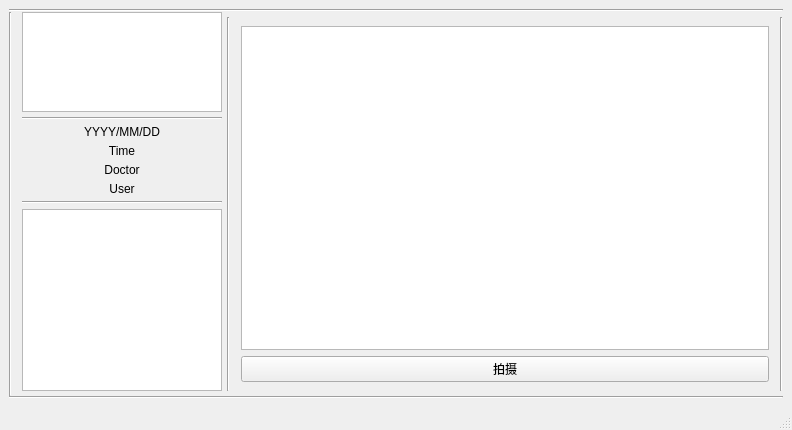
<?xml version="1.0" encoding="UTF-8"?>
<ui version="4.0">
 <class>MainWindow</class>
 <widget class="QMainWindow" name="MainWindow">
  <property name="geometry">
   <rect>
    <x>0</x>
    <y>0</y>
    <width>792</width>
    <height>430</height>
   </rect>
  </property>
  <property name="windowTitle">
   <string>MainWindow</string>
  </property>
  <property name="styleSheet">
   <string notr="true"/>
  </property>
  <widget class="QWidget" name="centralwidget">
   <property name="styleSheet">
    <string notr="true"/>
   </property>
   <layout class="QGridLayout" name="gridLayout">
    <property name="topMargin">
     <number>9</number>
    </property>
    <property name="verticalSpacing">
     <number>0</number>
    </property>
    <item row="1" column="0">
     <widget class="QSplitter" name="splitter">
      <property name="enabled">
       <bool>true</bool>
      </property>
      <property name="orientation">
       <enum>Qt::Horizontal</enum>
      </property>
      <property name="opaqueResize">
       <bool>false</bool>
      </property>
      <property name="handleWidth">
       <number>0</number>
      </property>
      <property name="childrenCollapsible">
       <bool>false</bool>
      </property>
      <widget class="QWidget" name="layoutWidget">
       <layout class="QHBoxLayout" name="horizontalLayout_5">
        <property name="spacing">
         <number>5</number>
        </property>
        <property name="sizeConstraint">
         <enum>QLayout::SetMinAndMaxSize</enum>
        </property>
        <property name="rightMargin">
         <number>0</number>
        </property>
        <item>
         <widget class="Line" name="line_9">
          <property name="orientation">
           <enum>Qt::Vertical</enum>
          </property>
         </widget>
        </item>
        <item>
         <layout class="QVBoxLayout" name="verticalLayout">
          <property name="sizeConstraint">
           <enum>QLayout::SetMinAndMaxSize</enum>
          </property>
          <property name="leftMargin">
           <number>5</number>
          </property>
          <property name="rightMargin">
           <number>5</number>
          </property>
          <property name="bottomMargin">
           <number>5</number>
          </property>
          <item>
           <widget class="QGraphicsView" name="graphicsView_logo">
            <property name="sizePolicy">
             <sizepolicy hsizetype="Expanding" vsizetype="Minimum">
              <horstretch>0</horstretch>
              <verstretch>0</verstretch>
             </sizepolicy>
            </property>
            <property name="minimumSize">
             <size>
              <width>100</width>
              <height>100</height>
             </size>
            </property>
            <property name="maximumSize">
             <size>
              <width>200</width>
              <height>100</height>
             </size>
            </property>
           </widget>
          </item>
          <item>
           <widget class="Line" name="line_12">
            <property name="minimumSize">
             <size>
              <width>100</width>
              <height>0</height>
             </size>
            </property>
            <property name="maximumSize">
             <size>
              <width>200</width>
              <height>16777215</height>
             </size>
            </property>
            <property name="orientation">
             <enum>Qt::Horizontal</enum>
            </property>
           </widget>
          </item>
          <item>
           <widget class="QLabel" name="label_date">
            <property name="sizePolicy">
             <sizepolicy hsizetype="Expanding" vsizetype="Fixed">
              <horstretch>0</horstretch>
              <verstretch>0</verstretch>
             </sizepolicy>
            </property>
            <property name="minimumSize">
             <size>
              <width>100</width>
              <height>0</height>
             </size>
            </property>
            <property name="maximumSize">
             <size>
              <width>200</width>
              <height>50</height>
             </size>
            </property>
            <property name="text">
             <string>YYYY/MM/DD</string>
            </property>
            <property name="alignment">
             <set>Qt::AlignCenter</set>
            </property>
           </widget>
          </item>
          <item>
           <widget class="QLabel" name="label_time">
            <property name="sizePolicy">
             <sizepolicy hsizetype="Expanding" vsizetype="Fixed">
              <horstretch>0</horstretch>
              <verstretch>0</verstretch>
             </sizepolicy>
            </property>
            <property name="minimumSize">
             <size>
              <width>100</width>
              <height>0</height>
             </size>
            </property>
            <property name="maximumSize">
             <size>
              <width>200</width>
              <height>50</height>
             </size>
            </property>
            <property name="text">
             <string>Time</string>
            </property>
            <property name="alignment">
             <set>Qt::AlignCenter</set>
            </property>
           </widget>
          </item>
          <item>
           <widget class="QLabel" name="label_doctor">
            <property name="sizePolicy">
             <sizepolicy hsizetype="Expanding" vsizetype="Preferred">
              <horstretch>0</horstretch>
              <verstretch>0</verstretch>
             </sizepolicy>
            </property>
            <property name="minimumSize">
             <size>
              <width>100</width>
              <height>0</height>
             </size>
            </property>
            <property name="maximumSize">
             <size>
              <width>200</width>
              <height>16777215</height>
             </size>
            </property>
            <property name="text">
             <string>Doctor</string>
            </property>
            <property name="alignment">
             <set>Qt::AlignCenter</set>
            </property>
           </widget>
          </item>
          <item>
           <widget class="QLabel" name="label_user">
            <property name="sizePolicy">
             <sizepolicy hsizetype="Expanding" vsizetype="Preferred">
              <horstretch>0</horstretch>
              <verstretch>0</verstretch>
             </sizepolicy>
            </property>
            <property name="minimumSize">
             <size>
              <width>100</width>
              <height>0</height>
             </size>
            </property>
            <property name="maximumSize">
             <size>
              <width>200</width>
              <height>16777215</height>
             </size>
            </property>
            <property name="text">
             <string>User</string>
            </property>
            <property name="alignment">
             <set>Qt::AlignCenter</set>
            </property>
           </widget>
          </item>
          <item>
           <widget class="Line" name="line">
            <property name="sizePolicy">
             <sizepolicy hsizetype="Expanding" vsizetype="Fixed">
              <horstretch>0</horstretch>
              <verstretch>0</verstretch>
             </sizepolicy>
            </property>
            <property name="minimumSize">
             <size>
              <width>100</width>
              <height>0</height>
             </size>
            </property>
            <property name="maximumSize">
             <size>
              <width>200</width>
              <height>16777215</height>
             </size>
            </property>
            <property name="orientation">
             <enum>Qt::Horizontal</enum>
            </property>
           </widget>
          </item>
          <item>
           <widget class="QTreeWidget" name="treeWidget">
            <property name="sizePolicy">
             <sizepolicy hsizetype="Expanding" vsizetype="Expanding">
              <horstretch>0</horstretch>
              <verstretch>0</verstretch>
             </sizepolicy>
            </property>
            <property name="minimumSize">
             <size>
              <width>100</width>
              <height>0</height>
             </size>
            </property>
            <property name="maximumSize">
             <size>
              <width>200</width>
              <height>16777215</height>
             </size>
            </property>
            <attribute name="headerVisible">
             <bool>false</bool>
            </attribute>
            <column>
             <property name="text">
              <string notr="true">1</string>
             </property>
            </column>
           </widget>
          </item>
         </layout>
        </item>
       </layout>
      </widget>
      <widget class="QWidget" name="layoutWidget">
       <layout class="QHBoxLayout" name="horizontalLayout_2">
        <property name="spacing">
         <number>2</number>
        </property>
        <property name="sizeConstraint">
         <enum>QLayout::SetDefaultConstraint</enum>
        </property>
        <property name="topMargin">
         <number>5</number>
        </property>
        <property name="bottomMargin">
         <number>5</number>
        </property>
        <item>
         <widget class="Line" name="line_3">
          <property name="orientation">
           <enum>Qt::Vertical</enum>
          </property>
         </widget>
        </item>
        <item>
         <widget class="QStackedWidget" name="stackedWidget">
          <property name="currentIndex">
           <number>1</number>
          </property>
          <widget class="QWidget" name="page">
           <layout class="QGridLayout" name="gridLayout_2">
            <item row="0" column="0">
             <widget class="customedGraphicsView" name="graphicsView_image"/>
            </item>
           </layout>
          </widget>
          <widget class="QWidget" name="page_2">
           <layout class="QGridLayout" name="gridLayout_3">
            <item row="0" column="0">
             <widget class="customedGraphicsView" name="graphicsView_camera"/>
            </item>
            <item row="1" column="0">
             <widget class="QPushButton" name="pushButton_stop">
              <property name="text">
               <string>拍摄</string>
              </property>
             </widget>
            </item>
           </layout>
          </widget>
         </widget>
        </item>
        <item>
         <widget class="Line" name="line_4">
          <property name="orientation">
           <enum>Qt::Vertical</enum>
          </property>
         </widget>
        </item>
       </layout>
      </widget>
     </widget>
    </item>
    <item row="0" column="0">
     <widget class="Line" name="line_6">
      <property name="orientation">
       <enum>Qt::Horizontal</enum>
      </property>
     </widget>
    </item>
    <item row="2" column="0">
     <widget class="Line" name="line_8">
      <property name="orientation">
       <enum>Qt::Horizontal</enum>
      </property>
     </widget>
    </item>
   </layout>
  </widget>
  <widget class="QStatusBar" name="statusbar"/>
  <widget class="QMenuBar" name="menuBar">
   <property name="geometry">
    <rect>
     <x>0</x>
     <y>0</y>
     <width>792</width>
     <height>26</height>
    </rect>
   </property>
  </widget>
 </widget>
 <customwidgets>
  <customwidget>
   <class>customedGraphicsView</class>
   <extends>QGraphicsView</extends>
   <header>customedGraphicsView.h</header>
  </customwidget>
 </customwidgets>
 <resources/>
 <connections/>
</ui>
